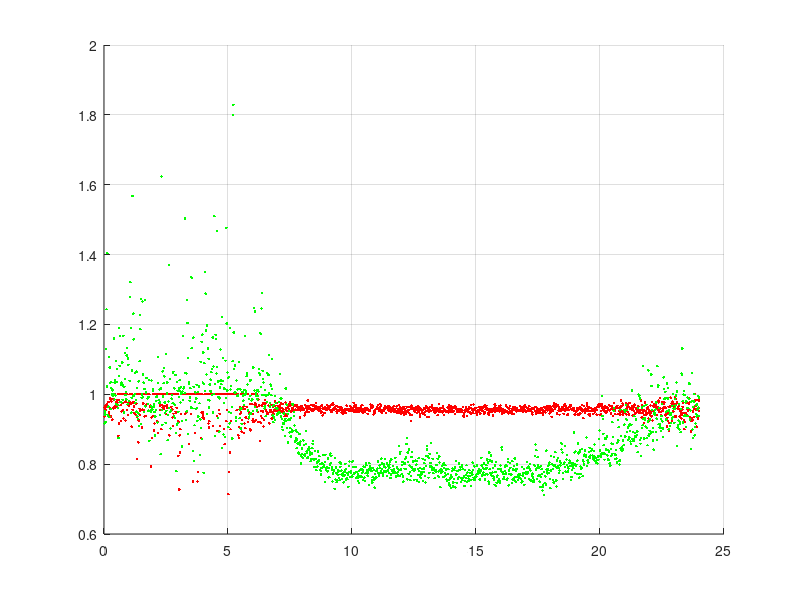

MATLAB code for this plot:
hold on;
grid on;
data = load('3.mat');
day = 5;
successful_rate = data.num( day * 1440 + 1:(day + 1) * 1440, 4)';
amount = data.num(day * 1440 + 1:(day + 1) * 1440, 3)';
response_time = data.num(day * 1440 + 1:(day + 1) * 1440, 5)';
time = 1:1:length(successful_rate);
plot(time / 60, successful_rate, 'r.')
% plot(time, amount / 1200, 'b.')
plot(time / 60, response_time / 100, 'g.')
hold off;
